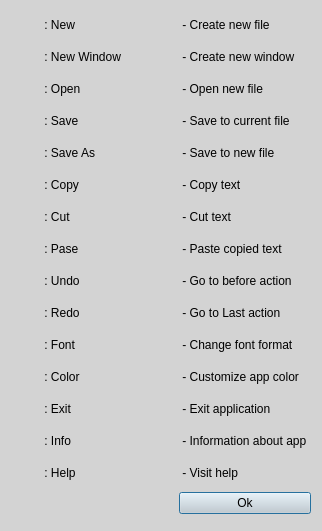
<?xml version="1.0" encoding="UTF-8"?>
<ui version="4.0">
 <class>HelpNotepad</class>
 <widget class="QDialog" name="HelpNotepad">
  <property name="geometry">
   <rect>
    <x>0</x>
    <y>0</y>
    <width>322</width>
    <height>531</height>
   </rect>
  </property>
  <property name="maximumSize">
   <size>
    <width>322</width>
    <height>531</height>
   </size>
  </property>
  <property name="windowTitle">
   <string>Dialog</string>
  </property>
  <property name="styleSheet">
   <string notr="true">background-color: lightgray;
color:black;</string>
  </property>
  <property name="sizeGripEnabled">
   <bool>true</bool>
  </property>
  <property name="modal">
   <bool>true</bool>
  </property>
  <layout class="QHBoxLayout" name="horizontalLayout">
   <property name="sizeConstraint">
    <enum>QLayout::SetNoConstraint</enum>
   </property>
   <item>
    <layout class="QGridLayout" name="gridLayout">
     <property name="sizeConstraint">
      <enum>QLayout::SetMaximumSize</enum>
     </property>
     <item row="16" column="3">
      <widget class="QLabel" name="label_35">
       <property name="font">
        <font>
         <pointsize>9</pointsize>
        </font>
       </property>
       <property name="text">
        <string> - Change font format</string>
       </property>
      </widget>
     </item>
     <item row="17" column="3">
      <widget class="QLabel" name="label_32">
       <property name="font">
        <font>
         <pointsize>9</pointsize>
        </font>
       </property>
       <property name="text">
        <string> - Customize app color</string>
       </property>
      </widget>
     </item>
     <item row="21" column="3">
      <widget class="QPushButton" name="pushButton">
       <property name="font">
        <font>
         <pointsize>9</pointsize>
        </font>
       </property>
       <property name="text">
        <string>Ok</string>
       </property>
      </widget>
     </item>
     <item row="19" column="3">
      <widget class="QLabel" name="label_39">
       <property name="font">
        <font>
         <pointsize>9</pointsize>
        </font>
       </property>
       <property name="text">
        <string> - Information about app</string>
       </property>
      </widget>
     </item>
     <item row="12" column="3">
      <widget class="QLabel" name="label_23">
       <property name="font">
        <font>
         <pointsize>9</pointsize>
        </font>
       </property>
       <property name="text">
        <string> - Cut text</string>
       </property>
      </widget>
     </item>
     <item row="18" column="0">
      <widget class="QLabel" name="label_43">
       <property name="enabled">
        <bool>true</bool>
       </property>
       <property name="maximumSize">
        <size>
         <width>24</width>
         <height>25</height>
        </size>
       </property>
       <property name="font">
        <font>
         <pointsize>9</pointsize>
        </font>
       </property>
       <property name="styleSheet">
        <string notr="true"/>
       </property>
       <property name="text">
        <string/>
       </property>
       <property name="pixmap">
        <pixmap resource="res.qrc">:/img/book-dead-solid.png</pixmap>
       </property>
       <property name="scaledContents">
        <bool>true</bool>
       </property>
      </widget>
     </item>
     <item row="6" column="3">
      <widget class="QLabel" name="label_14">
       <property name="font">
        <font>
         <pointsize>9</pointsize>
        </font>
       </property>
       <property name="text">
        <string> - Save to new file</string>
       </property>
      </widget>
     </item>
     <item row="20" column="2">
      <widget class="QLabel" name="label_38">
       <property name="font">
        <font>
         <pointsize>9</pointsize>
        </font>
       </property>
       <property name="layoutDirection">
        <enum>Qt::LeftToRight</enum>
       </property>
       <property name="text">
        <string> : Help</string>
       </property>
       <property name="alignment">
        <set>Qt::AlignJustify|Qt::AlignVCenter</set>
       </property>
      </widget>
     </item>
     <item row="1" column="3">
      <widget class="QLabel" name="label_8">
       <property name="font">
        <font>
         <pointsize>9</pointsize>
        </font>
       </property>
       <property name="text">
        <string> - Create new window</string>
       </property>
      </widget>
     </item>
     <item row="15" column="2">
      <widget class="QLabel" name="label_36">
       <property name="font">
        <font>
         <pointsize>9</pointsize>
        </font>
       </property>
       <property name="layoutDirection">
        <enum>Qt::LeftToRight</enum>
       </property>
       <property name="text">
        <string> : Redo</string>
       </property>
       <property name="alignment">
        <set>Qt::AlignJustify|Qt::AlignVCenter</set>
       </property>
      </widget>
     </item>
     <item row="19" column="0">
      <widget class="QLabel" name="label_42">
       <property name="enabled">
        <bool>true</bool>
       </property>
       <property name="maximumSize">
        <size>
         <width>24</width>
         <height>25</height>
        </size>
       </property>
       <property name="font">
        <font>
         <pointsize>9</pointsize>
        </font>
       </property>
       <property name="styleSheet">
        <string notr="true"/>
       </property>
       <property name="text">
        <string/>
       </property>
       <property name="pixmap">
        <pixmap resource="res.qrc">:/img/img_218367.png</pixmap>
       </property>
       <property name="scaledContents">
        <bool>true</bool>
       </property>
      </widget>
     </item>
     <item row="14" column="0">
      <widget class="QLabel" name="label_19">
       <property name="enabled">
        <bool>true</bool>
       </property>
       <property name="maximumSize">
        <size>
         <width>24</width>
         <height>25</height>
        </size>
       </property>
       <property name="font">
        <font>
         <pointsize>9</pointsize>
        </font>
       </property>
       <property name="styleSheet">
        <string notr="true"/>
       </property>
       <property name="text">
        <string/>
       </property>
       <property name="pixmap">
        <pixmap resource="res.qrc">:/img/undo-solid.png</pixmap>
       </property>
       <property name="scaledContents">
        <bool>true</bool>
       </property>
      </widget>
     </item>
     <item row="16" column="2">
      <widget class="QLabel" name="label_31">
       <property name="font">
        <font>
         <pointsize>9</pointsize>
        </font>
       </property>
       <property name="layoutDirection">
        <enum>Qt::LeftToRight</enum>
       </property>
       <property name="text">
        <string> : Font</string>
       </property>
       <property name="alignment">
        <set>Qt::AlignJustify|Qt::AlignVCenter</set>
       </property>
      </widget>
     </item>
     <item row="6" column="2">
      <widget class="QLabel" name="label_13">
       <property name="font">
        <font>
         <pointsize>9</pointsize>
        </font>
       </property>
       <property name="layoutDirection">
        <enum>Qt::LeftToRight</enum>
       </property>
       <property name="text">
        <string> : Save As</string>
       </property>
       <property name="alignment">
        <set>Qt::AlignJustify|Qt::AlignVCenter</set>
       </property>
      </widget>
     </item>
     <item row="9" column="2">
      <widget class="QLabel" name="label_18">
       <property name="font">
        <font>
         <pointsize>9</pointsize>
        </font>
       </property>
       <property name="layoutDirection">
        <enum>Qt::LeftToRight</enum>
       </property>
       <property name="text">
        <string> : Copy</string>
       </property>
       <property name="alignment">
        <set>Qt::AlignJustify|Qt::AlignVCenter</set>
       </property>
      </widget>
     </item>
     <item row="18" column="3">
      <widget class="QLabel" name="label_41">
       <property name="font">
        <font>
         <pointsize>9</pointsize>
        </font>
       </property>
       <property name="text">
        <string> - Exit application</string>
       </property>
      </widget>
     </item>
     <item row="12" column="2">
      <widget class="QLabel" name="label_27">
       <property name="font">
        <font>
         <pointsize>9</pointsize>
        </font>
       </property>
       <property name="layoutDirection">
        <enum>Qt::LeftToRight</enum>
       </property>
       <property name="text">
        <string> : Cut</string>
       </property>
       <property name="alignment">
        <set>Qt::AlignJustify|Qt::AlignVCenter</set>
       </property>
      </widget>
     </item>
     <item row="0" column="2">
      <widget class="QLabel" name="label_3">
       <property name="font">
        <font>
         <pointsize>9</pointsize>
        </font>
       </property>
       <property name="layoutDirection">
        <enum>Qt::LeftToRight</enum>
       </property>
       <property name="text">
        <string> : New</string>
       </property>
       <property name="alignment">
        <set>Qt::AlignJustify|Qt::AlignVCenter</set>
       </property>
      </widget>
     </item>
     <item row="14" column="3">
      <widget class="QLabel" name="label_21">
       <property name="font">
        <font>
         <pointsize>9</pointsize>
        </font>
       </property>
       <property name="text">
        <string> - Go to before action</string>
       </property>
      </widget>
     </item>
     <item row="4" column="3">
      <widget class="QLabel" name="label_5">
       <property name="font">
        <font>
         <pointsize>9</pointsize>
        </font>
       </property>
       <property name="text">
        <string> - Save to current file</string>
       </property>
      </widget>
     </item>
     <item row="0" column="0">
      <widget class="QLabel" name="label">
       <property name="enabled">
        <bool>true</bool>
       </property>
       <property name="maximumSize">
        <size>
         <width>24</width>
         <height>25</height>
        </size>
       </property>
       <property name="font">
        <font>
         <pointsize>9</pointsize>
        </font>
       </property>
       <property name="styleSheet">
        <string notr="true"/>
       </property>
       <property name="text">
        <string/>
       </property>
       <property name="pixmap">
        <pixmap resource="res.qrc">:/img/file-regular.png</pixmap>
       </property>
       <property name="scaledContents">
        <bool>true</bool>
       </property>
      </widget>
     </item>
     <item row="1" column="2">
      <widget class="QLabel" name="label_7">
       <property name="font">
        <font>
         <pointsize>9</pointsize>
        </font>
       </property>
       <property name="layoutDirection">
        <enum>Qt::LeftToRight</enum>
       </property>
       <property name="text">
        <string> : New Window</string>
       </property>
       <property name="alignment">
        <set>Qt::AlignJustify|Qt::AlignVCenter</set>
       </property>
      </widget>
     </item>
     <item row="19" column="2">
      <widget class="QLabel" name="label_40">
       <property name="font">
        <font>
         <pointsize>9</pointsize>
        </font>
       </property>
       <property name="layoutDirection">
        <enum>Qt::LeftToRight</enum>
       </property>
       <property name="text">
        <string> : Info</string>
       </property>
       <property name="alignment">
        <set>Qt::AlignJustify|Qt::AlignVCenter</set>
       </property>
      </widget>
     </item>
     <item row="20" column="3">
      <widget class="QLabel" name="label_44">
       <property name="font">
        <font>
         <pointsize>9</pointsize>
        </font>
       </property>
       <property name="text">
        <string> - Visit help</string>
       </property>
      </widget>
     </item>
     <item row="1" column="0">
      <widget class="QLabel" name="label_6">
       <property name="enabled">
        <bool>true</bool>
       </property>
       <property name="maximumSize">
        <size>
         <width>24</width>
         <height>25</height>
        </size>
       </property>
       <property name="font">
        <font>
         <pointsize>9</pointsize>
        </font>
       </property>
       <property name="styleSheet">
        <string notr="true"/>
       </property>
       <property name="text">
        <string/>
       </property>
       <property name="pixmap">
        <pixmap resource="res.qrc">:/img/file-medical-solid.png</pixmap>
       </property>
       <property name="scaledContents">
        <bool>true</bool>
       </property>
      </widget>
     </item>
     <item row="0" column="3">
      <widget class="QLabel" name="label_2">
       <property name="font">
        <font>
         <pointsize>9</pointsize>
        </font>
       </property>
       <property name="text">
        <string> - Create new file</string>
       </property>
      </widget>
     </item>
     <item row="16" column="0">
      <widget class="QLabel" name="label_33">
       <property name="enabled">
        <bool>true</bool>
       </property>
       <property name="maximumSize">
        <size>
         <width>24</width>
         <height>25</height>
        </size>
       </property>
       <property name="font">
        <font>
         <pointsize>9</pointsize>
        </font>
       </property>
       <property name="styleSheet">
        <string notr="true"/>
       </property>
       <property name="text">
        <string/>
       </property>
       <property name="pixmap">
        <pixmap resource="res.qrc">:/img/font-solid.png</pixmap>
       </property>
       <property name="scaledContents">
        <bool>true</bool>
       </property>
      </widget>
     </item>
     <item row="15" column="0">
      <widget class="QLabel" name="label_34">
       <property name="enabled">
        <bool>true</bool>
       </property>
       <property name="maximumSize">
        <size>
         <width>24</width>
         <height>25</height>
        </size>
       </property>
       <property name="font">
        <font>
         <pointsize>9</pointsize>
        </font>
       </property>
       <property name="styleSheet">
        <string notr="true"/>
       </property>
       <property name="text">
        <string/>
       </property>
       <property name="pixmap">
        <pixmap resource="res.qrc">:/img/redo-solid.png</pixmap>
       </property>
       <property name="scaledContents">
        <bool>true</bool>
       </property>
      </widget>
     </item>
     <item row="14" column="2">
      <widget class="QLabel" name="label_20">
       <property name="font">
        <font>
         <pointsize>9</pointsize>
        </font>
       </property>
       <property name="layoutDirection">
        <enum>Qt::LeftToRight</enum>
       </property>
       <property name="text">
        <string> : Undo</string>
       </property>
       <property name="alignment">
        <set>Qt::AlignJustify|Qt::AlignVCenter</set>
       </property>
      </widget>
     </item>
     <item row="20" column="0">
      <widget class="QLabel" name="label_37">
       <property name="enabled">
        <bool>true</bool>
       </property>
       <property name="maximumSize">
        <size>
         <width>24</width>
         <height>25</height>
        </size>
       </property>
       <property name="font">
        <font>
         <pointsize>9</pointsize>
        </font>
       </property>
       <property name="styleSheet">
        <string notr="true"/>
       </property>
       <property name="text">
        <string/>
       </property>
       <property name="pixmap">
        <pixmap resource="res.qrc">:/img/help_6.png</pixmap>
       </property>
       <property name="scaledContents">
        <bool>true</bool>
       </property>
      </widget>
     </item>
     <item row="12" column="0">
      <widget class="QLabel" name="label_25">
       <property name="enabled">
        <bool>true</bool>
       </property>
       <property name="maximumSize">
        <size>
         <width>24</width>
         <height>25</height>
        </size>
       </property>
       <property name="font">
        <font>
         <pointsize>9</pointsize>
        </font>
       </property>
       <property name="styleSheet">
        <string notr="true"/>
       </property>
       <property name="text">
        <string/>
       </property>
       <property name="pixmap">
        <pixmap resource="res.qrc">:/img/cut-solid.png</pixmap>
       </property>
       <property name="scaledContents">
        <bool>true</bool>
       </property>
      </widget>
     </item>
     <item row="2" column="3">
      <widget class="QLabel" name="label_10">
       <property name="font">
        <font>
         <pointsize>9</pointsize>
        </font>
       </property>
       <property name="text">
        <string> - Open new file</string>
       </property>
      </widget>
     </item>
     <item row="17" column="0">
      <widget class="QLabel" name="label_28">
       <property name="enabled">
        <bool>true</bool>
       </property>
       <property name="maximumSize">
        <size>
         <width>24</width>
         <height>25</height>
        </size>
       </property>
       <property name="font">
        <font>
         <pointsize>9</pointsize>
        </font>
       </property>
       <property name="styleSheet">
        <string notr="true"/>
       </property>
       <property name="text">
        <string/>
       </property>
       <property name="pixmap">
        <pixmap resource="res.qrc">:/img/color-icon-25.jpg</pixmap>
       </property>
       <property name="scaledContents">
        <bool>true</bool>
       </property>
      </widget>
     </item>
     <item row="13" column="3">
      <widget class="QLabel" name="label_26">
       <property name="font">
        <font>
         <pointsize>9</pointsize>
        </font>
       </property>
       <property name="text">
        <string> - Paste copied text</string>
       </property>
      </widget>
     </item>
     <item row="17" column="2">
      <widget class="QLabel" name="label_29">
       <property name="font">
        <font>
         <pointsize>9</pointsize>
        </font>
       </property>
       <property name="layoutDirection">
        <enum>Qt::LeftToRight</enum>
       </property>
       <property name="text">
        <string> : Color</string>
       </property>
       <property name="alignment">
        <set>Qt::AlignJustify|Qt::AlignVCenter</set>
       </property>
      </widget>
     </item>
     <item row="9" column="3">
      <widget class="QLabel" name="label_16">
       <property name="font">
        <font>
         <pointsize>9</pointsize>
        </font>
       </property>
       <property name="text">
        <string> - Copy text</string>
       </property>
      </widget>
     </item>
     <item row="18" column="2">
      <widget class="QLabel" name="label_45">
       <property name="font">
        <font>
         <pointsize>9</pointsize>
        </font>
       </property>
       <property name="layoutDirection">
        <enum>Qt::LeftToRight</enum>
       </property>
       <property name="text">
        <string> : Exit</string>
       </property>
       <property name="alignment">
        <set>Qt::AlignJustify|Qt::AlignVCenter</set>
       </property>
      </widget>
     </item>
     <item row="15" column="3">
      <widget class="QLabel" name="label_30">
       <property name="font">
        <font>
         <pointsize>9</pointsize>
        </font>
       </property>
       <property name="text">
        <string> - Go to Last action</string>
       </property>
      </widget>
     </item>
     <item row="9" column="0">
      <widget class="QLabel" name="label_4">
       <property name="enabled">
        <bool>true</bool>
       </property>
       <property name="maximumSize">
        <size>
         <width>24</width>
         <height>25</height>
        </size>
       </property>
       <property name="font">
        <font>
         <pointsize>9</pointsize>
        </font>
       </property>
       <property name="styleSheet">
        <string notr="true"/>
       </property>
       <property name="text">
        <string/>
       </property>
       <property name="pixmap">
        <pixmap resource="res.qrc">:/img/copy-regular.png</pixmap>
       </property>
       <property name="scaledContents">
        <bool>true</bool>
       </property>
      </widget>
     </item>
     <item row="4" column="2">
      <widget class="QLabel" name="label_15">
       <property name="font">
        <font>
         <pointsize>9</pointsize>
        </font>
       </property>
       <property name="layoutDirection">
        <enum>Qt::LeftToRight</enum>
       </property>
       <property name="text">
        <string> : Save</string>
       </property>
       <property name="alignment">
        <set>Qt::AlignJustify|Qt::AlignVCenter</set>
       </property>
      </widget>
     </item>
     <item row="2" column="2">
      <widget class="QLabel" name="label_11">
       <property name="font">
        <font>
         <pointsize>9</pointsize>
        </font>
       </property>
       <property name="layoutDirection">
        <enum>Qt::LeftToRight</enum>
       </property>
       <property name="text">
        <string> : Open</string>
       </property>
       <property name="alignment">
        <set>Qt::AlignJustify|Qt::AlignVCenter</set>
       </property>
      </widget>
     </item>
     <item row="2" column="0">
      <widget class="QLabel" name="label_9">
       <property name="enabled">
        <bool>true</bool>
       </property>
       <property name="maximumSize">
        <size>
         <width>24</width>
         <height>25</height>
        </size>
       </property>
       <property name="font">
        <font>
         <pointsize>9</pointsize>
        </font>
       </property>
       <property name="styleSheet">
        <string notr="true"/>
       </property>
       <property name="text">
        <string/>
       </property>
       <property name="pixmap">
        <pixmap resource="res.qrc">:/img/folder-open-regular.png</pixmap>
       </property>
       <property name="scaledContents">
        <bool>true</bool>
       </property>
      </widget>
     </item>
     <item row="13" column="0">
      <widget class="QLabel" name="label_24">
       <property name="enabled">
        <bool>true</bool>
       </property>
       <property name="maximumSize">
        <size>
         <width>24</width>
         <height>25</height>
        </size>
       </property>
       <property name="font">
        <font>
         <pointsize>9</pointsize>
        </font>
       </property>
       <property name="styleSheet">
        <string notr="true"/>
       </property>
       <property name="text">
        <string/>
       </property>
       <property name="pixmap">
        <pixmap resource="res.qrc">:/img/clipboard-regular.png</pixmap>
       </property>
       <property name="scaledContents">
        <bool>true</bool>
       </property>
      </widget>
     </item>
     <item row="4" column="0">
      <widget class="QLabel" name="label_12">
       <property name="enabled">
        <bool>true</bool>
       </property>
       <property name="maximumSize">
        <size>
         <width>24</width>
         <height>25</height>
        </size>
       </property>
       <property name="font">
        <font>
         <pointsize>9</pointsize>
        </font>
       </property>
       <property name="styleSheet">
        <string notr="true"/>
       </property>
       <property name="text">
        <string/>
       </property>
       <property name="pixmap">
        <pixmap resource="res.qrc">:/img/save-regular.png</pixmap>
       </property>
       <property name="scaledContents">
        <bool>true</bool>
       </property>
      </widget>
     </item>
     <item row="13" column="2">
      <widget class="QLabel" name="label_22">
       <property name="font">
        <font>
         <pointsize>9</pointsize>
        </font>
       </property>
       <property name="layoutDirection">
        <enum>Qt::LeftToRight</enum>
       </property>
       <property name="text">
        <string> : Pase</string>
       </property>
       <property name="alignment">
        <set>Qt::AlignJustify|Qt::AlignVCenter</set>
       </property>
      </widget>
     </item>
     <item row="6" column="0">
      <widget class="QLabel" name="label_17">
       <property name="enabled">
        <bool>true</bool>
       </property>
       <property name="maximumSize">
        <size>
         <width>24</width>
         <height>25</height>
        </size>
       </property>
       <property name="font">
        <font>
         <pointsize>9</pointsize>
        </font>
       </property>
       <property name="styleSheet">
        <string notr="true"/>
       </property>
       <property name="text">
        <string/>
       </property>
       <property name="pixmap">
        <pixmap resource="res.qrc">:/img/file-export-solid.png</pixmap>
       </property>
       <property name="scaledContents">
        <bool>true</bool>
       </property>
      </widget>
     </item>
    </layout>
   </item>
  </layout>
 </widget>
 <resources>
  <include location="res.qrc"/>
 </resources>
 <connections>
  <connection>
   <sender>pushButton</sender>
   <signal>clicked()</signal>
   <receiver>HelpNotepad</receiver>
   <slot>accept()</slot>
   <hints>
    <hint type="sourcelabel">
     <x>301</x>
     <y>762</y>
    </hint>
    <hint type="destinationlabel">
     <x>189</x>
     <y>765</y>
    </hint>
   </hints>
  </connection>
 </connections>
</ui>
